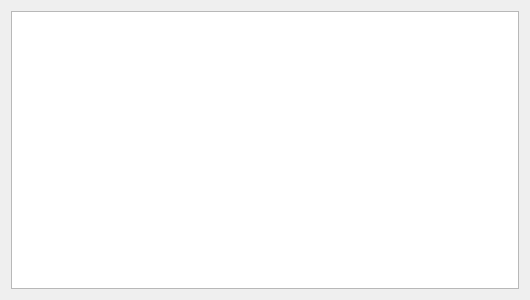
<?xml version="1.0" encoding="UTF-8"?>
<ui version="4.0">
 <class>Dialog</class>
 <widget class="QDialog" name="Dialog">
  <property name="geometry">
   <rect>
    <x>0</x>
    <y>0</y>
    <width>530</width>
    <height>300</height>
   </rect>
  </property>
  <property name="windowTitle">
   <string>Dialog</string>
  </property>
  <layout class="QGridLayout" name="gridLayout">
   <item row="0" column="0">
    <widget class="QTableView" name="tw_excelData">
     <property name="contextMenuPolicy">
      <enum>Qt::CustomContextMenu</enum>
     </property>
     <property name="editTriggers">
      <set>QAbstractItemView::DoubleClicked</set>
     </property>
     <attribute name="horizontalHeaderStretchLastSection">
      <bool>true</bool>
     </attribute>
    </widget>
   </item>
  </layout>
  <action name="action_declareVariable">
   <property name="checkable">
    <bool>false</bool>
   </property>
   <property name="icon">
    <iconset resource="icon/res.qrc">
     <normaloff>:/variable/variable.png</normaloff>:/variable/variable.png</iconset>
   </property>
   <property name="text">
    <string>Declare Variable</string>
   </property>
   <property name="toolTip">
    <string>Declare Variable</string>
   </property>
   <property name="statusTip">
    <string>Save Test Step</string>
   </property>
  </action>
 </widget>
 <resources>
  <include location="icon/res.qrc"/>
 </resources>
 <connections/>
</ui>
